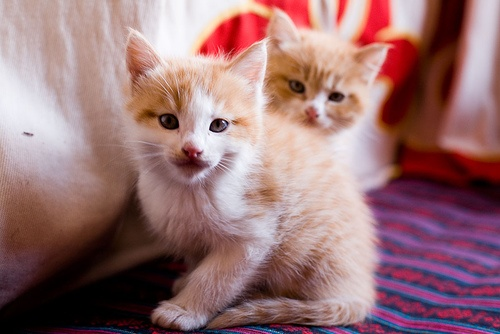
#> input picture 123.jpg, 500 x 334 px
$ jupyter execute --allow-errors 'opencv-Basic Operations.ipynb'   (shell and % lines are left out)   (Python 2 division)   (older library calls are emulated)
#> lines starting #> are read from the running program, lines starting #| are printed output that depends on the picture; after the words box and inside, x2 and y2 are one past the last pixel; in counts of white or black regions, pixels touching at a corner belong together
# Basic Operations on Images

Learn to :
    <li>Access pixel values and modify them</li>
    <li>Access image properties</li>
    <li>Setting Region of Image (ROI)</li>
    <li>Splitting and Merging images</li>

refeeerence: https://opencv-python-tutroals.readthedocs.org/en/latest/py_tutorials/py_core/py_basic_ops/py_basic_ops.html#basic-ops

## Accessing and Modifying pixel values

<p style="color:blue"> For BGR image, it returns an array of Blue, Green, Red values.</p>

[cell 1]
import cv2
import numpy as np

img = cv2.imread('123.jpg')
#> img is the input picture: shape (334, 500, 3); mean B, G, R 116.3, 114.3, 152.6
px = img[100,100]
#> px = [137, 146, 180]
# print px
print "B:",px[0]," G:",px[1]," R:",px[2]
#| B: 137  G: 146  R: 180

<p style="color:blue">accessing only blue pixel</p>

[cell 2]
blue = img[100,100,0]
#> blue = 137
print blue
#| 137

<p style="color:blue">modify pixel with the same way.</p>

[cell 3]
img[100,100] = [255,255,255]
#> img: shape (334, 500, 3); under 0.01% of pixels changed, all inside (x1, y1, x2, y2) = (100, 100, 101, 101)
print img[100,100]
#| [255 255 255]

<p style="color:blue">image shape：It returns a tuple of number of rows, columns and channels (if image is color): </p>

[cell 4]
print img.shape
#| (334, 500, 3)

## Splitting and Merging Image Channels

[cell 5]
b,g,r = cv2.split(img)
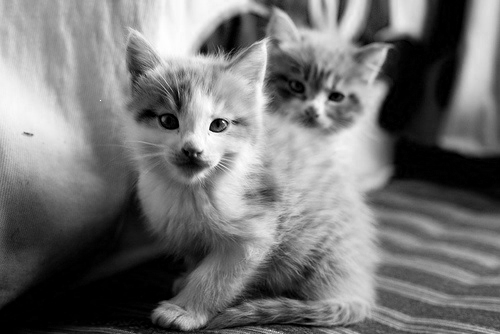
#> b: shape (334, 500); min 0, max 255, mean 116.3
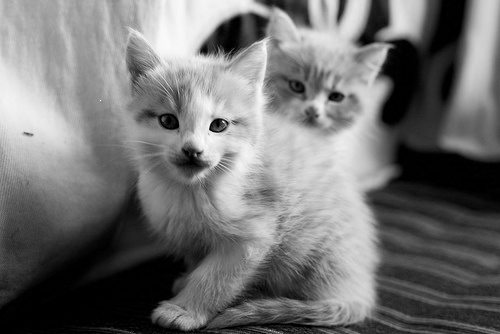
#> g: shape (334, 500); min 0, max 255, mean 114.3
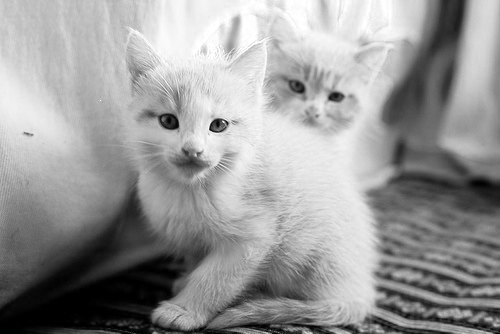
#> r: shape (334, 500); min 0, max 255, mean 152.6
img = cv2.merge((b,g,r))
print b, g ,r
#> (printed output is left out)

[cell 6]
#or
b = img[:,:,0]
print b
#> (printed output is left out)

## Load and display image

load color image or graylevel image, and display it with windows.<br>

[cell 7]
import matplotlib
import numpy as np
import cv2
import sys
from matplotlib import pyplot as plt


image = cv2.imread('123.jpg')
gray_image = cv2.cvtColor(image, cv2.COLOR_BGR2GRAY)  # convert image to gray
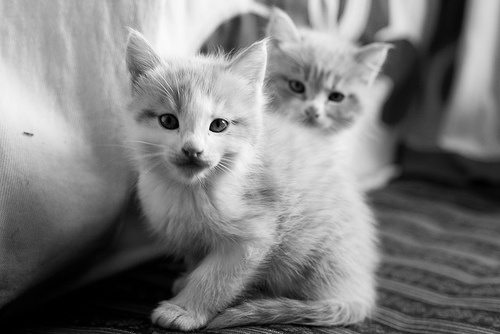
#> gray_image: shape (334, 500); min 0, max 252, mean 126

plt.subplot(121),plt.imshow(image)
plt.subplot(122),plt.imshow(gray_image)
plt.show()
#> figure, not shown here; B, G, R data is drawn as R, G, B

## SIFT in OpenCV

[cell 8]
gray= cv2.cvtColor(img,cv2.COLOR_BGR2GRAY)

sift = cv2.SIFT()
kp = sift.detect(gray,None)
#> kp = 373 keypoints; strongest (x, y, size): (217, 125, 10), (335, 96, 8.3), (210, 129, 2), (230, 37, 25.4)

img_sift=cv2.drawKeypoints(gray,kp)
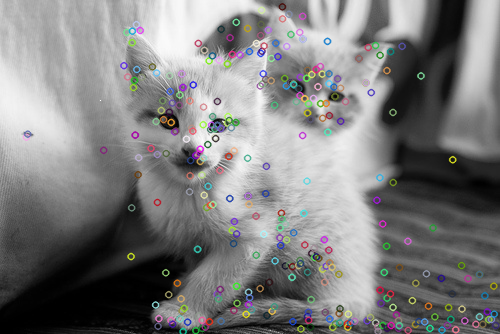
#> img_sift: shape (334, 500, 3); mean of channels 0, 1, 2 126.4, 126.2, 126.4; drawn as B, G, R

plt.imshow(img_sift)
plt.show()

##  cv2.fastNlMeansDenoisingColored()

[cell 9]
dst = cv2.fastNlMeansDenoisingColored(img,None,10,10,7,21)
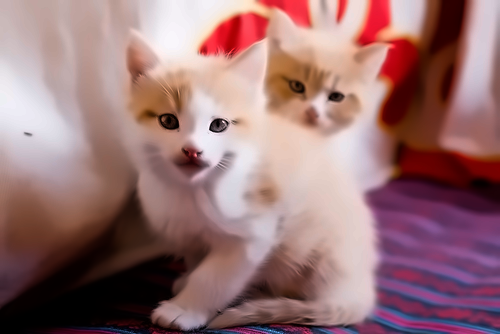
#> dst: shape (334, 500, 3); mean B, G, R 115.9, 114.1, 152.7

plt.imshow(dst)
plt.show()

## SURF

https://opencv-python-tutroals.readthedocs.org/en/latest/py_tutorials/py_feature2d/py_surf_intro/py_surf_intro.html#surf

[cell 10]
img = cv2.imread('123.jpg',0)
#> img: shape (334, 500); min 0, max 253, mean 125.9

# Create SURF object. You can specify params here or later.
# Here I set Hessian Threshold to 400
#> (the rest of this cell did not finish here and is left out)

$ run again, with test.jpg copied over 123.jpg
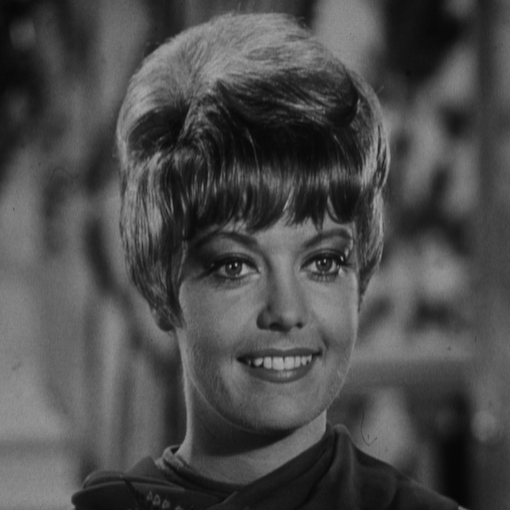
#> input picture test.jpg, 510 x 510 px
#> img is the input picture: shape (510, 510, 3); mean B, G, R 75.5, 75.5, 75.5
#> px = [102, 102, 102]
#| B: 102  G: 102  R: 102
#> blue = 102
#| 102
#> img: shape (510, 510, 3); under 0.01% of pixels changed, all inside (x1, y1, x2, y2) = (100, 100, 101, 101)
#| [255 255 255]
#| (510, 510, 3)
#> (printed output is left out)
#> (printed output is left out)
#> `plt.show()`:
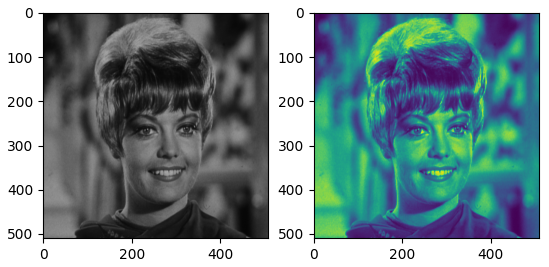
#> figure drawn by matplotlib, 2 panels; B, G, R data is drawn as R, G, B
#> kp = 645 keypoints; strongest (x, y, size): (236, 265, 1.9), (342, 258, 1.9), (319, 262, 1.8), (245, 270, 5.6)
#> `img_sift=cv2.drawKeypoints(gray,kp)`:
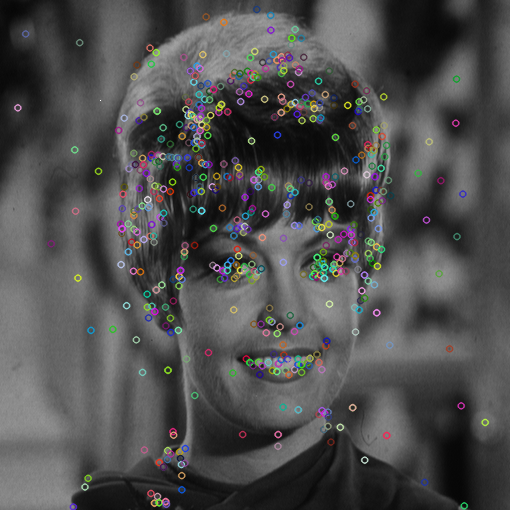
#> img_sift: shape (510, 510, 3); mean of channels 0, 1, 2 77.8, 77.8, 77.9; drawn as B, G, R
